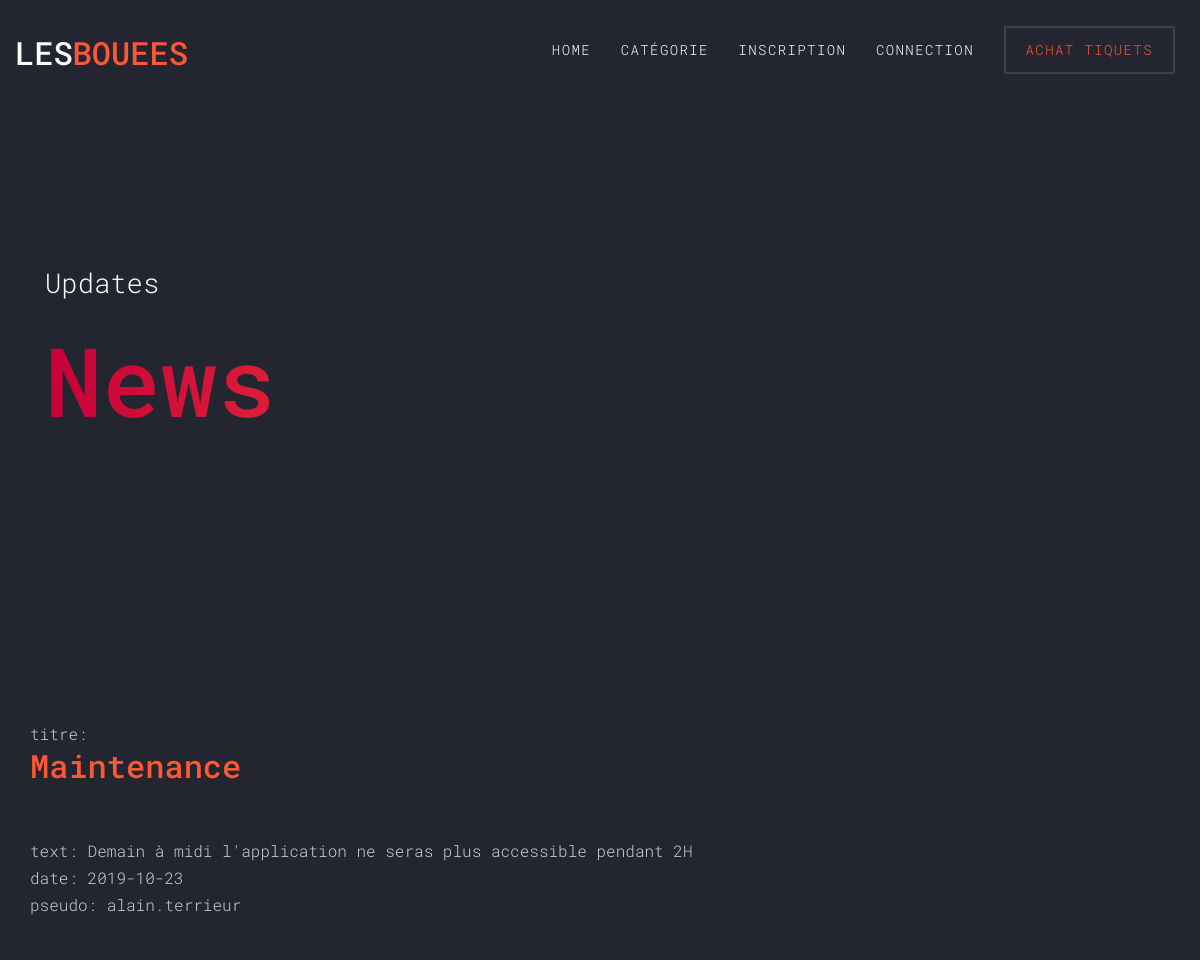
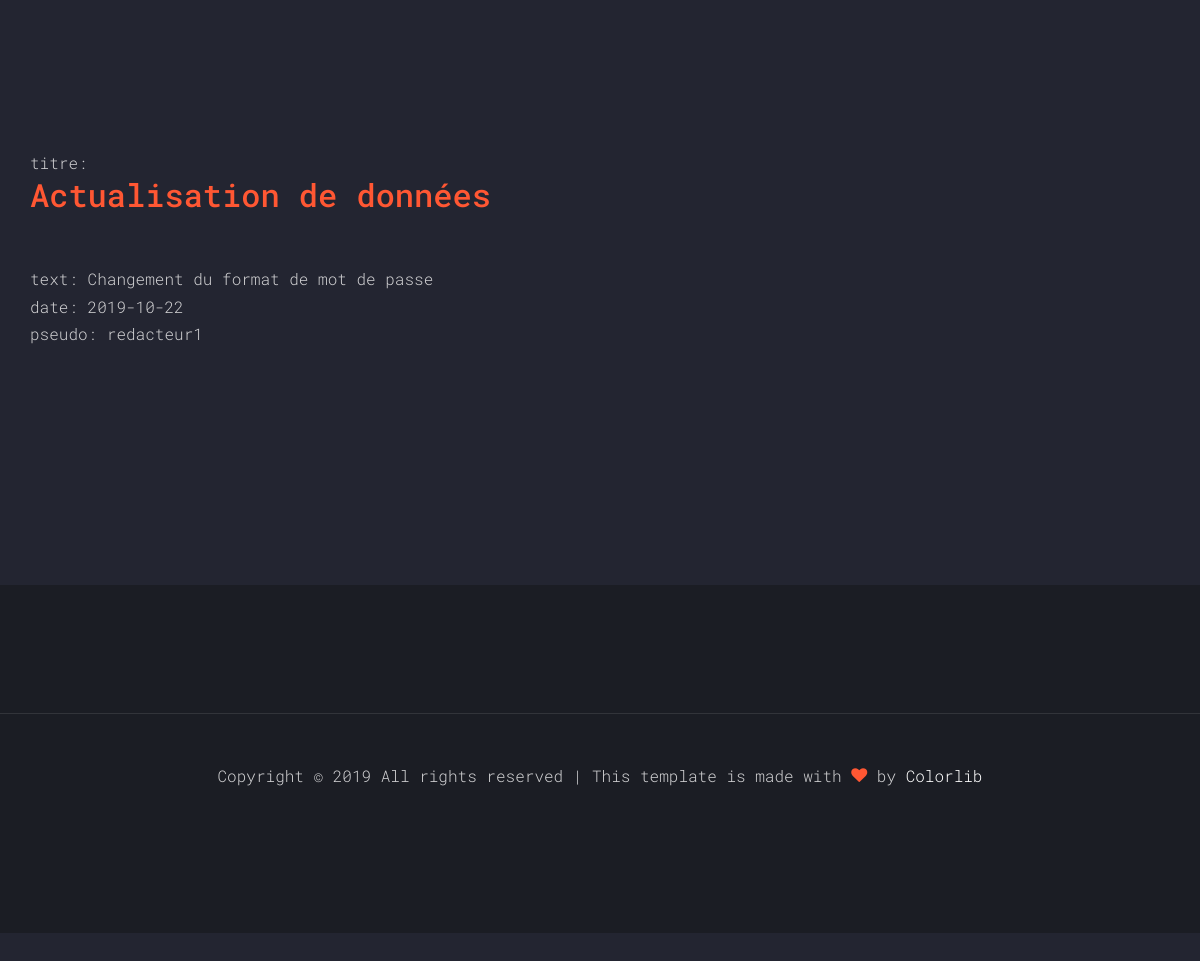
Page /module/v1/v1.1/index.php on the committed database (2 pictures, top to bottom).
### tables this page shows
CREATE TABLE `actualite` (
  `ACT_NUMERO` int(11) NOT NULL,
  `CMPT_PSEUDO` varchar(60) NOT NULL,
  `ACT_TITRE` varchar(30) DEFAULT NULL,
  `ACT_TEXTE` varchar(200) DEFAULT NULL,
  `ACT_DATE_DE_PUBLICATION` date DEFAULT NULL,
  `ACT_ETAT` char(1) DEFAULT NULL
);

### module/v1/v1.1/index.php (the view, shortened to what this page needs)
<!DOCTYPE html>
<html lang="en">
  <head>
    <link rel="stylesheet" href="fonts/icomoon/style.css">
    <link rel="stylesheet" href="css/bootstrap.min.css">
    <link rel="stylesheet" href="css/magnific-popup.css">
    <link rel="stylesheet" href="css/jquery-ui.css">
    <link rel="stylesheet" href="css/owl.carousel.min.css">
    <link rel="stylesheet" href="css/owl.theme.default.min.css">
    <link rel="stylesheet" href="css/bootstrap-datepicker.css">
    <link rel="stylesheet" href="fonts/flaticon/font/flaticon.css">
    <link rel="stylesheet" href="css/aos.css">
    <link rel="stylesheet" href="css/style.css">
  </head>
  <body>
  <div class="site-wrap">
    <header class="site-navbar py-3" role="banner">
      <div class="container-fluid">
        <div class="row align-items-center">
          <div class="col-11 col-xl-2">
            <h1 class="mb-0"><a href="index.php" class="text-white h2 mb-0">LES<span class="text-primary">BOUEES</span> </a></h1>
          </div>
          <div class="col-12 col-md-10 d-none d-xl-block">
            <nav class="site-navigation position-relative text-right" role="navigation">
              <ul class="site-menu js-clone-nav mx-auto d-none d-lg-block">
                  <li><a href="index.php">Home</a></li>
                  <li><a href="php/affichageCategorie.php">Catégorie</a></li>
                  <li><a href="php/inscription.php">Inscription</a></li>
                  <li><a href="php/connection.php">Connection</a></li>
                  <li class="cta"><a href="buy-tickets.html">achat tiquets</a></li>
                </ul>
            </nav>
          </div>
          </div>
        </div>
      </div>
    <div class="site-section site-hero inner">
      <div class="container">
        <div class="row align-items-center">
          <div class="col-md-10">
            <span class="d-block mb-3 caption" data-aos="fade-up">Updates</span>
            <h1 class="d-block mb-4" data-aos="fade-up" data-aos-delay="100">News</h1>
          </div>
        </div>
      </div>
    </div>
    <div class="site-section">
      <div class="container">
        <div class="row mb-5">
            <div id="contenu">
              <?php
                    $mysqli = new mysqli('localhost','zle_beuch','w3hsyumy','zfl2-zle_beuch');
                    $requete = "SELECT * FROM actualite WHERE ACT_ETAT = 'L';";
                    $result1 = $mysqli->query($requete);
                    if ($result1 == false)
                    {
                      echo "Error: l'actualite a echoué <>";
                      exit();
                    }
                    else
                    {
                      while ($actualite = $result1->fetch_assoc())
                      {
                        echo ('titre: <h2 class="mb-4"><a href="#">' . $actualite['ACT_TITRE'] . '</a></h2>'
                              . '<br> text: ' . $actualite['ACT_TEXTE']
                              . '<br> date: ' . $actualite['ACT_DATE_DE_PUBLICATION']
                              . '<br> pseudo: '. $actualite['CMPT_PSEUDO']
                              .'<br><br><br><br><br><br><br>'
                            );
                        echo "<br />";
                      }
                    }
            ?>
      </div>
      </div>
    </div>
    <footer class="site-footer">
        <div class="row">
            <div class="col-md-12 text-center">
              <div class="border-top pt-5">
              <p>
              Copyright &copy; <script>document.write(new Date().getFullYear());</script> All rights reserved | This template is made with <i class="icon-heart text-primary" aria-hidden="true"></i> by <a href="https://colorlib.com" target="_blank" >Colorlib</a>
              </p>
            </div>
          </div>
        </div>
      </div>
  </body>
</html>

### template/css/style.css (style rules this page uses)
body { line-height: 1.7; color: #cfcfd1; font-weight: 300; font-size: 1rem; background: #232531; font-family: "Roboto Mono", -apple-system, BlinkMacSystemFont, "Segoe UI", Roboto, "Helvetica Neue", Arial, sans-serif, "Apple Color Emoji", "Segoe UI Emoji", "Segoe UI Symbol", "Noto Color Emoji"; }
a { -webkit-transition: .3s all ease; -o-transition: .3s all ease; transition: .3s all ease; }
h1, h2, h3, h4, h5, .h1, .h2, .h3, .h4, .h5 { font-family: "Roboto Mono", -apple-system, BlinkMacSystemFont, "Segoe UI", Roboto, "Helvetica Neue", Arial, sans-serif, "Apple Color Emoji", "Segoe UI Emoji", "Segoe UI Symbol", "Noto Color Emoji"; }
.site-wrap:before { -webkit-transition: .3s all ease-in-out; -o-transition: .3s all ease-in-out; transition: .3s all ease-in-out; background: rgba(0, 0, 0, 0.6); content: ""; position: absolute; z-index: 2000; top: 0; left: 0; right: 0; bottom: 0; opacity: 0; visibility: hidden; }
.site-section { padding: 2.5em 0; }
@media (min-width: 768px) { .site-section { padding: 10em 0; } }
.border-top { border-top: 1px solid #edf0f5 !important; }
.site-footer { padding: 4em 0; background: #1b1d24; }
@media (min-width: 768px) { .site-footer { padding: 8em 0; } }
.site-footer .border-top { border-top: 1px solid rgba(255, 255, 255, 0.1) !important; }
.site-footer a { color: #fff; }
.site-navbar { margin-bottom: 0px; z-index: 1999; position: absolute; width: 100%; }
.site-navbar .site-navigation .site-menu { margin-bottom: 0; }
.site-navbar .site-navigation .site-menu a { text-decoration: none !important; display: inline-block; text-transform: uppercase; letter-spacing: .1em; font-size: 14px; }
.site-navbar .site-navigation .site-menu > li { display: inline-block; padding: 10px 10px; }
.site-navbar .site-navigation .site-menu > li > a { padding: 10px 0px; color: #fff; text-decoration: none !important; position: relative; }
.site-navbar .site-navigation .site-menu > li > a:after { content: ""; background: -webkit-gradient(linear, left top, right top, from(#c70039), color-stop(70%, #ff5733)); background: -webkit-linear-gradient(left, #c70039, #ff5733 70%); background: -o-linear-gradient(left, #c70039, #ff5733 70%); background: linear-gradient(to right, #c70039, #ff5733 70%); width: 0; height: 2px; position: absolute; left: 0; bottom: 0; -webkit-transition: .3s all ease-in-out; -o-transition: .3s all ease-in-out; transition: .3s all ease-in-out; }
.site-navbar .site-navigation .site-menu > li.cta > a { border: 2px solid #3f4046; padding-left: 20px; padding-right: 20px; color: #ff5733; }
.site-mobile-menu .site-nav-wrap { padding: 0; margin: 0; list-style: none; position: relative; }
.site-mobile-menu .site-nav-wrap a { padding: 10px 20px; display: block; position: relative; color: #212529; }
.site-mobile-menu .site-nav-wrap li { position: relative; display: block; }
.site-mobile-menu .site-nav-wrap > li { display: block; position: relative; float: left; width: 100%; }
.site-mobile-menu .site-nav-wrap > li > a { padding-left: 20px; font-size: 20px; }
.container-fluid { max-width: 1400px; }
.site-hero { margin-bottom: 10rem; }
.site-hero, .site-hero .row { min-height: 700px; height: calc(100vh - 95px); }
.site-hero.inner, .site-hero.inner .row { min-height: 400px; height: calc(50vh - 95px); }
.site-hero h1 { font-size: 2rem; background: -webkit-gradient(linear, left top, right top, from(#c70039), color-stop(70%, #ff5733)); background: -webkit-linear-gradient(left, #c70039, #ff5733 70%); background: -o-linear-gradient(left, #c70039, #ff5733 70%); background: linear-gradient(to right, #c70039, #ff5733 70%); -webkit-background-clip: text; -webkit-text-fill-color: transparent; }
@media (min-width: 992px) { .site-hero h1 { font-size: 6rem; } }
.site-hero .caption { color: #fff; }
@media (min-width: 768px) { .site-hero .caption { font-size: 1.7rem; } }

### rows in the picture
actualite: ACT_TITRE "Maintenance", ACT_TEXTE "Demain à midi l'application ne seras plus accessible pendant 2H", ACT_DATE_DE_PUBLICATION "2019-10-23", CMPT_PSEUDO "alain.terrieur"
actualite: ACT_TITRE "Actualisation de données", ACT_TEXTE "Changement du format de mot de passe", ACT_DATE_DE_PUBLICATION "2019-10-22", CMPT_PSEUDO "redacteur1"
